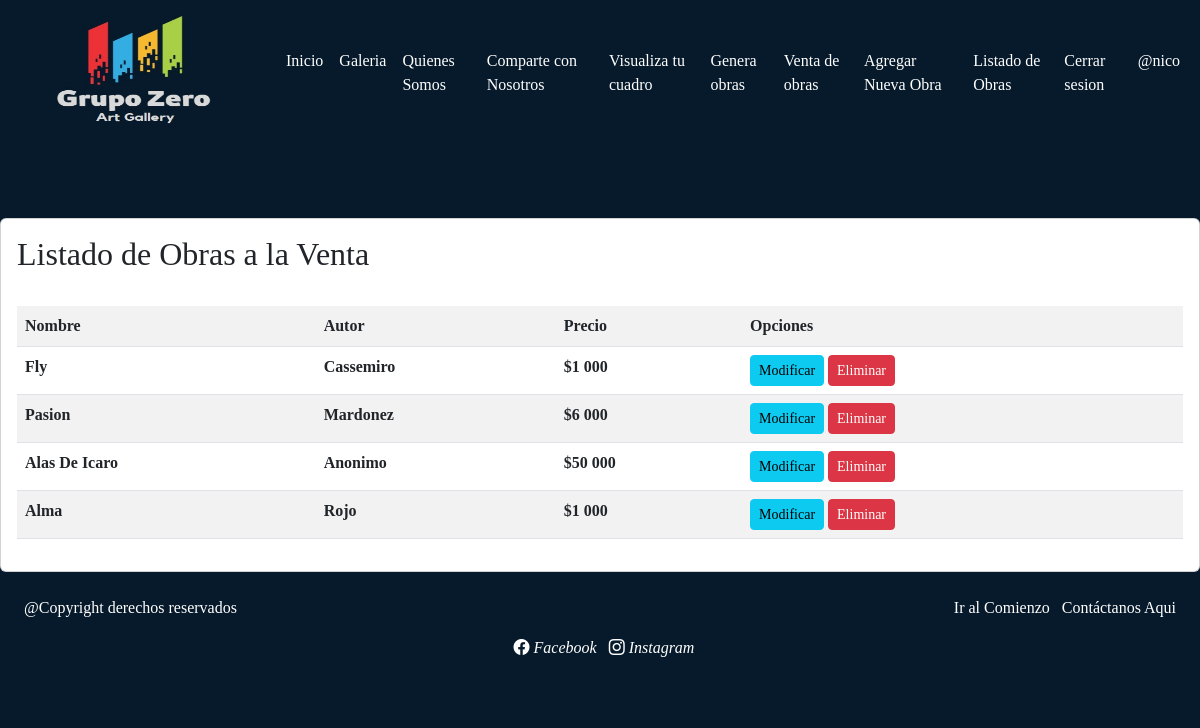
Screenshot of /listar-producto/ (signed in) with the database file from the repository.
### web/models.py (models this page shows, shortened)
class Obras(models.Model):
    nombre = models.CharField(max_length=50)
    autor = models.CharField(max_length=50)
    precio = models.IntegerField()
    descripcion = models.TextField()
    imagen = models.ImageField(upload_to="obras", null=True)

### web/views.py (the view)
# urls.py: path('listar-producto/', listar_producto, name='listar_producto'),
@permission_required('app.view_obra')
def listar_producto(request):
    productos = Obras.objects.all()
    data = {
        'productos': productos
    }
    return render(request, 'web/productos/listar.html', data)

### web/context_processor.py (called while the page is built)
def total_carrito(request):
    total = 0
    if request.user.is_authenticated:
        if "carrito" in request.session.keys():
            for key, value in request.session["carrito"].items():
                total += int(value["acumulado"])
    return {"total_carrito": total}

### web/templates/web/productos/listar.html (shortened to what this page needs)
{% extends 'web/base.html' %}
{% block contenido %}
{% load humanize %}
<br>
<br>
<br>
<div class="card">
    <card class="card-body">
        <h2>Listado de Obras a la Venta</h2>
        <hr>
        <table class="table table-striped table-hover table-responsive-sm">
            <tr>
                <th>Nombre</th>
                <th>Autor</th>
                <th>Precio</th>
                <th>Opciones</th>
            </tr>
            {% for p in productos %}
            <tr>
                <th>{{ p.nombre | title  }}</th>
                <th>{{ p.autor | title  }} </th>
                <th>${{ p.precio | intcomma }}</th>
                <th>
                    {% if perms.app.change_obras %}
                    <a href="{% url 'modificar_producto' p.id %}" class="btn btn-info btn-sm">Modificar</a>
                    {% endif %}
                    {% if perms.app.delete_obras %}
                    <a href="#" onclick="eliminar_producto({{p.id}})" class="btn btn-danger btn-sm">Eliminar</a>
                    {% endif %}
                </th>
            </tr>
            {% endfor %}
        </table>
    </card>
</div>
{% endblock %}

### web/templates/web/base.html (shortened to what this page needs)
<!DOCTYPE html>
<html lang="en">
<head>
    {% load static %}
    <link href="https://cdn.jsdelivr.net/npm/bootstrap@5.3.0-alpha1/dist/css/bootstrap.min.css" rel="stylesheet">
    <link rel="stylesheet" href="https://cdn.jsdelivr.net/npm/bootstrap-icons@1.10.4/font/bootstrap-icons.css">
    <link rel="stylesheet" href="{% static 'web/css/base.css' %}">
</head>
<body>
    <header>
        <nav class="navbar navbar-expand-lg" style="background-color: #071a2b">
            <div class="container-fluid">
              <a class="navbar-brand" href="#">
                <img src="{% static 'web/img/logo-arte.jpg' %}" width="250px" height="120px">
              </a>
              <div class="collapse navbar-collapse" id="navbarSupportedContent">
                <ul class="navbar-nav me-auto mb-2 mb-lg-0">
                  <li class="nav-item">
                    <a class="nav-link" href="{% url 'home' %}">Inicio</a>
                  </li>
                  <li class="nav-item">
                    <a class="nav-link" href="{% url 'pagina02' %}">Galeria</a>
                  </li>
                  <li class="nav-item">
                    <a class="nav-link" href="{% url 'pagina03' %}">Quienes Somos</a>
                  </li>
                  <li class="nav-item">
                    <a class="nav-link" href="{% url 'pagina04' %}">Comparte con Nosotros</a>
                  </li>
                  <li class="nav-item">
                    <a class="nav-link" href="{% url 'pagina05' %}">Visualiza tu cuadro</a>
                  </li>
                  <li class="nav-item">
                    <a class="nav-link" href="{% url 'pagina06' %}">Genera obras</a>
                  </li>
                  <li class="nav-item">
                    <a class="nav-link" href="{% url 'pagina07' %}">Venta de obras</a>
                  </li>
                  {% if perms.app.add_obras %}
                  <li class="nav-item">
                    <a class="nav-link" href="{% url 'agregar_producto' %}">Agregar Nueva Obra</a>
                  </li>
                  {% endif %}
                  {% if perms.app.view_obras %}
                  <li class="nav-item">
                    <a class="nav-link" href="{% url 'listar_producto' %}">Listado de Obras</a>
                  </li>
                  {% endif %}
                  {% if user.is_authenticated %}
                  <li class="nav-item">
                    <a class="nav-link" href="{% url 'logout' %}">Cerrar sesion</a>
                  </li>
                  <li class="nav-item">
                    <a class="nav-link" href="#">@{{ user.username }}</a>
                  </li>
                  {% endif %}
                </ul>
              </div>
            </div>
          </nav>
    </header>
    <div id="contenido">
        {% block contenido %}
        {% endblock %}
    </div>
    <footer>
      <section>
        <a href="{% url 'home' %}">Ir al Comienzo</a>
        <a href="mailto:Grup0ArteGalerie@gmail.com">Contáctanos Aqui</a>
      </section>
      <p>@Copyright derechos reservados</p>
      <div id="redes">
        <a href="https://es-la.facebook.com/"  target="_blank">
          <i id="f" class="bi bi-facebook"> Facebook</i>
        </a>
        <a href="https://www.instagram.com/"  target="_blank">
          <i id="i" class="bi bi-instagram"> Instagram</i>
        </a>
      </div>
    </footer>
</body>
</html>

### web/static/web/css/base.css (style rules this page uses)
* { font-family: 'calibri'; }
body { background-color: #071a2b; }
header { background-color: #071a2b; }
hr { color: white; border: 0; border-top: var(--bs-border-width) solid; opacity: .25; }
.nav-item a { transition: color 0.3s ease; color: white; }
.navbar-nav { padding: 0; }
#galeria h2, p { margin: 1rem; }
footer { background-color: #071a2b; padding: 1.5rem; color: white; }
footer section { float: right; }
footer p { margin: 0; }
footer a { transition: color 0.3s ease; color: white; text-decoration: none; margin-left: 0.5rem; }
#redes { text-align: center; padding: 1em; }

### rows the page displays
Obras: nombre "Fly", autor "Cassemiro", precio "1 000"
Obras: nombre "Pasion", autor "Mardonez", precio "6 000"
Obras: nombre "Alas De Icaro", autor "Anonimo", precio "50 000"
Obras: nombre "Alma", autor "Rojo", precio "1 000"

### other values shown
{{ user.username }} "nico"
